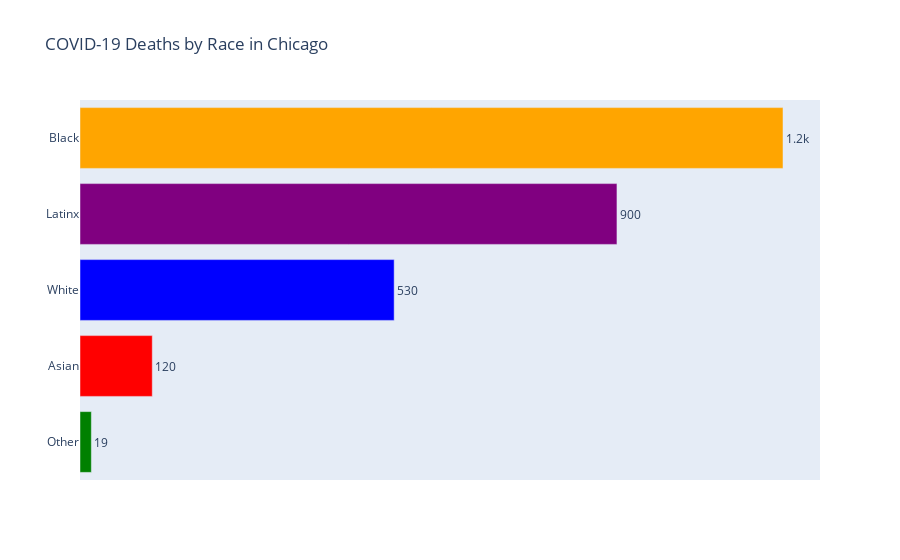

Notebook code cell kept with this figure:
### Code cell
# Create a bar graph to show the cumulative deaths of each race
df = pd.DataFrame({"race":["Latinx", "Asian", "Black", "White", "Other"],
                             "deaths":[cul_latinx, cul_asian, cul_black, cul_white, cul_other]})

df = df.sort_values("deaths", ascending = True)
fig = go.Figure(go.Bar(
            x= df["deaths"],
            y= df["race"],
            orientation='h',
            marker=dict(
               color=['green','red','blue','purple','orange']),
            text = df["deaths"], textposition = "auto"))
fig.update_layout(
    title="COVID-19 Deaths by Race in Chicago",xaxis={'visible': False}
)
fig.update_traces(texttemplate='%{text:.2s}',textposition='outside')
fig.write_image("Images/deaths_by_race_Chicago_bar.png")
fig.show()

### Figure 1 — Plotly figure (JSON) as saved in the notebook; plotly's stock layout.template omitted (floating-point values rounded to 4 significant figures)
{"data": [{"marker": {"color": ["green", "red", "blue", "purple", "orange"]}, "orientation": "h", "text": [19, 121, 526, 899, 1177], "textposition": "outside", "texttemplate": "%{text:.2s}", "type": "bar", "x": [19, 121, 526, 899, 1177], "y": ["Other", "Asian", "White", "Latinx", "Black"]}], "layout": {"title": {"text": "COVID-19 Deaths by Race in Chicago"}, "xaxis": {"visible": false}}}
